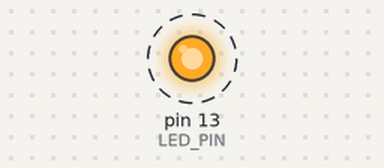
A sketch run on a simulated Arduino Uno, built with avr-gcc and run on an emulated ATmega328P. On the bench: output pins drawn as LEDs (lit = HIGH). Dashed ring = blinking. What the sketch prints to the serial monitor is not drawn.

Above: at 5.45 s.
Timing chart, 0 to 8.4 s (numbered marks = the images above):
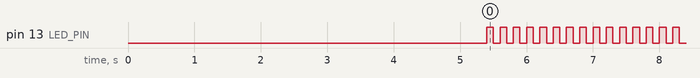

The sketch:

hamwing_TNC.ino
```cpp
// hamwing_TNC.ino  —  DRA818U one-time programmer for HamWing carrier board
//
// Runs once at power-up to configure the DRA818U via its AT command UART,
// then releases the shared PD line so the Raspberry Pi can take over
// runtime control (PTT, PD, HL) without conflict.
//
// ── HamWing wiring (schematic reference) ────────────────────────────────────
//
//  Arduino             HamWing net     DRA818U pin
//  ─────────────────   ─────────────   ───────────
//  D0  (Serial RX) ←── TXD  (J5)  ←── TXD
//  D1  (Serial TX) ──► RXD  (J5)  ──► RXD
//  D4              ──► PD   (J3)  ──► PD       ← shared with Pi GPIO4 BCM
//                                               Released to hi-Z after setup()
//
//  NOTE: Arduino D0/D1 are the hardware serial pins and share the USB
//  programming interface on Uno/Nano.  Disconnect the DRA818 RXD line
//  while uploading this sketch, then reconnect before power-cycling.
//
// ── Raspberry Pi control lines (NOT driven by this sketch after setup) ───────
//
//  Pi BCM    Physical   Net          Function
//  ────────  ─────────  ───────────  ──────────────────────────────────────
//  GPIO 4    pin  7     PD           Power-down  (HIGH = active, LOW = sleep)
//  GPIO27    pin 13     PTT          Push-to-talk (LOW = TX keyed)
//  GPIO22    pin 15     HL           Power level  (LOW = low, HIGH = high)
//  GPIO12    pin 32     AudioOut L   PWM audio ──┐
//  GPIO13    pin 33     AudioOut R   PWM audio ──┴─► RC filter ──► DRA818 mic
//
//  Audio path (hardware, no firmware involvement):
//    Pi GPIO12/13 ──► R1 270Ω ──► R2 150Ω/C1 33nF LPF ──► C2 10µF ──► DRA818 MIC
//    The 270Ω/150Ω divider attenuates Pi 3.3V audio to a safe mic level.
//    The 33nF cap sets LPF cutoff ≈11kHz.  C2 blocks DC bias.
//
// ── DRA818U AT command reference ────────────────────────────────────────────
//
//  AT+DMOCONNECT                          Handshake        → +DMOCONNECT:0
//  AT+DMOSETGROUP=BW,TXF,RXF,TxCS,SQ,RxCS  Freq/BW/CTCSS  → +DMOSETGROUP:0
//  AT+DMOSETVOLUME=N                      Vol 1–8          → +DMOSETVOLUME:0
//  AT+DMOSETFILTER=PRE,HIGH,LOW           Filters 0/1      → +DMOSETFILTER:0
//  AT+DMOVERQ                             Version query    → version string
//
//  Response ":0" = success, ":1" = failure for all SET commands.
// ────────────────────────────────────────────────────────────────────────────


// ── Pin assignments ──────────────────────────────────────────────────────────

#define PIN_PD          4   // PD shared with Pi GPIO4 BCM; released to INPUT after setup


// ── Radio configuration  —  edit for your mission ────────────────────────────

// Frequency (MHz).  DRA818U range: 400.0000 – 470.0000
// Set TX and RX to the same frequency for simplex SSTV operation.
const float FREQ_TX     = 434.5000;
const float FREQ_RX     = 434.5000;

// Bandwidth: 0 = 12.5 kHz narrow,  1 = 25 kHz wide
// Use 25 kHz (wide) for SSTV — the audio spans ~300 Hz to ~2.5 kHz.
const int BANDWIDTH     = 1;

// CTCSS tone code ("0000" = none, "0001"–"0038" = standard tones).
// Use "0000" for simplex SSTV with no repeater access tone.
const char* TX_CTCSS    = "0000";
const char* RX_CTCSS    = "0000";

// Squelch level: 0 = open/monitor, 1–8 = increasing threshold.
// 0 = open squelch is correct for a transmit-only HAB payload.
const int SQUELCH       = 0;

// Audio output volume: 1 (min) – 8 (max).
// Controls the DRA818 speaker/line-out output level only.
// Does NOT affect TX deviation — TX audio level is set by the
// hardware RC divider (R1/R2) between the Pi and the DRA818 mic input.
const int VOLUME        = 4;

// Filters: 1 = enabled, 0 = disabled.
//   FILTER_PRE:  pre/de-emphasis (designed for voice; rolls off high freqs)
//   FILTER_HIGH: high-pass filter (cuts sub-300 Hz; removes hum)
//   FILTER_LOW:  low-pass filter  (cuts above ~3 kHz)
//
// For SSTV and FSK data ALL three filters should be OFF to maintain
// a flat frequency response across the full SSTV audio passband.
const int FILTER_PRE    = 0;
const int FILTER_HIGH   = 0;
const int FILTER_LOW    = 0;


// ── Timing ──────────────────────────────────────────────────────────────────

#define DRA818_BAUD          9600
#define WAKE_DELAY_MS         200   // wait after PD HIGH before first command
#define RESPONSE_TIMEOUT_MS  1000   // max ms to wait for each AT response
#define CMD_SPACING_MS         50   // gap between commands


// ── Status LED ──────────────────────────────────────────────────────────────
// Uses the built-in LED (pin 13 on Uno/Nano) to indicate programming result.
//   Slow blink (1 Hz)  = programming complete OK
//   Fast blink (5 Hz)  = one or more commands failed

#define LED_PIN  LED_BUILTIN
static bool anyFailed = false;


// ── Helpers ──────────────────────────────────────────────────────────────────

// Discard any bytes already in the RX buffer.
void flushRx() {
  while (Serial.available()) Serial.read();
}

// Block until the expected token appears in the response stream, or timeout.
// Returns true on match, false on timeout.
bool waitForResponse(const char* expected, unsigned long timeout_ms) {
  String resp = "";
  unsigned long start = millis();
  while (millis() - start < timeout_ms) {
    if (Serial.available()) {
      resp += (char)Serial.read();
      if (resp.indexOf(expected) >= 0) return true;
    }
  }
  return false;
}

// Send one AT command, wait for expected response, return success flag.
bool sendCommand(const char* label, const String& cmd, const char* expected) {
  flushRx();
  Serial.println(cmd);
  bool ok = waitForResponse(expected, RESPONSE_TIMEOUT_MS);
  if (!ok) anyFailed = true;
  delay(CMD_SPACING_MS);
  return ok;
}


// ── setup()  —  runs once at power-up ────────────────────────────────────────

void setup() {
  pinMode(LED_PIN, OUTPUT);
  digitalWrite(LED_PIN, LOW);

  // Wake the DRA818U.  PD must be HIGH before the module accepts any commands.
  // This must happen BEFORE Serial.begin / AT commands.
  pinMode(PIN_PD, OUTPUT);
  digitalWrite(PIN_PD, HIGH);
  delay(WAKE_DELAY_MS);

  Serial.begin(DRA818_BAUD);
  flushRx();

  // 1. Handshake — required first; clears the module's command parser state.
  sendCommand("CONNECT", "AT+DMOCONNECT", "+DMOCONNECT:0");

  // 2. Frequency group, bandwidth, CTCSS, squelch.
  //    BW must be printed as a plain integer (0 or 1), not with a decimal base.
  String groupCmd = "AT+DMOSETGROUP=";
  groupCmd += BANDWIDTH;                   // 0 or 1
  groupCmd += ",";
  groupCmd += String(FREQ_TX, 4);          // e.g. "434.5000"
  groupCmd += ",";
  groupCmd += String(FREQ_RX, 4);
  groupCmd += ",";
  groupCmd += TX_CTCSS;                    // 4-character code e.g. "0000"
  groupCmd += ",";
  groupCmd += SQUELCH;
  groupCmd += ",";
  groupCmd += RX_CTCSS;
  sendCommand("GROUP", groupCmd, "+DMOSETGROUP:0");

  // 3. Audio output volume (does not affect TX deviation).
  sendCommand("VOLUME",
    "AT+DMOSETVOLUME=" + String(VOLUME),
    "+DMOSETVOLUME:0");

  // 4. Filters — all OFF preserves flat AF response for SSTV/data.
  String filterCmd = "AT+DMOSETFILTER=";
  filterCmd += FILTER_PRE;
  filterCmd += ",";
  filterCmd += FILTER_HIGH;
  filterCmd += ",";
  filterCmd += FILTER_LOW;
  sendCommand("FILTER", filterCmd, "+DMOSETFILTER:0");

  // 5. Version query — optional diagnostic; confirms two-way comms.
  flushRx();
  Serial.println("AT+DMOVERQ");
  delay(RESPONSE_TIMEOUT_MS);   // just wait; we don't parse the version string

  // Release PD to hi-Z so the Raspberry Pi can drive it via BCM GPIO4.
  // If Arduino held it HIGH permanently it would conflict with the Pi
  // asserting LOW to power-down the radio between transmissions.
  pinMode(PIN_PD, INPUT);
}


// ── loop()  —  blink LED to report programming result ────────────────────────

void loop() {
  // Slow blink = OK,  fast blink = at least one command failed
  int period_ms = anyFailed ? 100 : 500;
  digitalWrite(LED_PIN, HIGH);
  delay(period_ms);
  digitalWrite(LED_PIN, LOW);
  delay(period_ms);
}
```

Measured:
- by itself, pin 13 (LED_PIN): alternates HIGH for 0.10 s and LOW for 0.10 s
